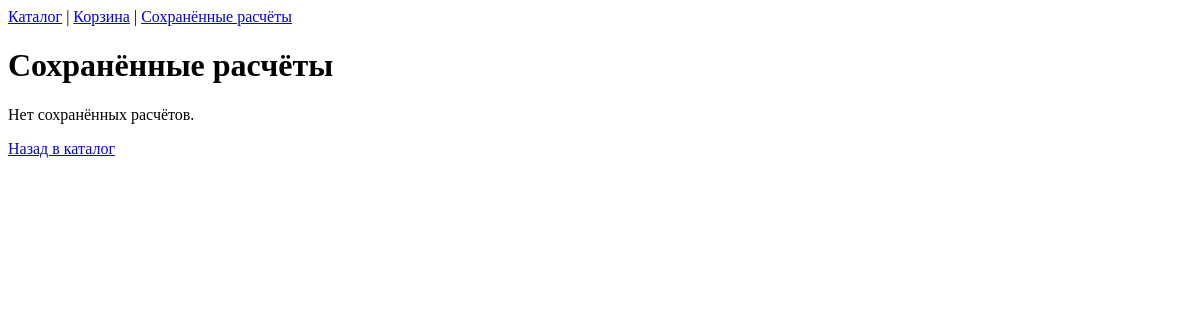
/saved, run on an earlier commit of the app's database.
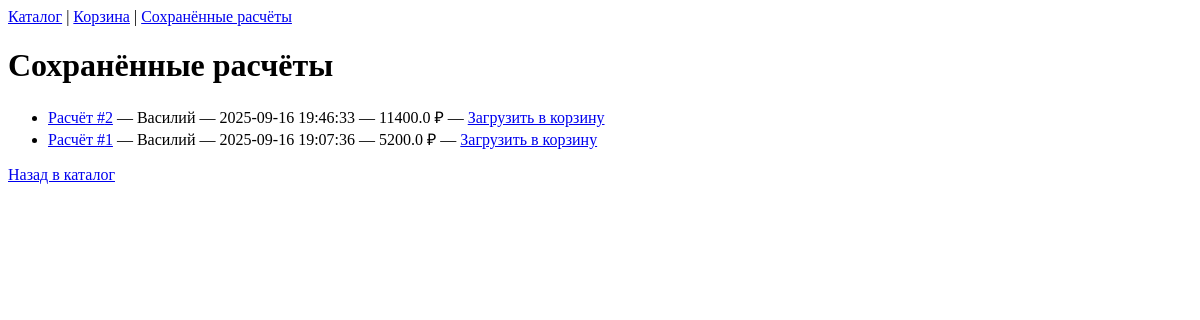
And on a later commit of the database.
### tables this page shows
CREATE TABLE orders (
    id INTEGER PRIMARY KEY AUTOINCREMENT,
    customer_name TEXT,
    created_at TIMESTAMP DEFAULT CURRENT_TIMESTAMP
);

### app.py (the view)
@app.route("/saved")
def saved_calculations():
    db = get_db()
    rows = db.execute(
        """SELECT o.id, o.customer_name, o.created_at, COALESCE(SUM(oi.price),0) AS total
           FROM orders o
           LEFT JOIN order_items oi ON o.id = oi.order_id
           GROUP BY o.id
           ORDER BY o.created_at DESC"""
    ).fetchall()
    return render_template("saved_calculations.html", calculations=rows)

### app.py (called while the page is built)
def get_db():
    if "db" not in g:
        g.db = sqlite3.connect(DATABASE)
        g.db.row_factory = sqlite3.Row
    return g.db

### templates/saved_calculations.html (shortened to what this page needs)
{% extends "base.html" %}
{% block content %}
<h1>Сохранённые расчёты</h1>
{% if calculations %}
<ul>
  {% for c in calculations %}
    <li>
      <a href="{{ url_for('order_detail', order_id=c.id) }}">Расчёт #{{ c.id }}</a>
      — {{ c.customer_name }} — {{ c.created_at }} — {{ c.total }} ₽
      — <a href="{{ url_for('order_load', order_id=c.id) }}">Загрузить в корзину</a>
    </li>
  {% endfor %}
</ul>
{% else %}
<p>Нет сохранённых расчётов.</p>
{% endif %}
<p><a href="{{ url_for('catalog') }}">Назад в каталог</a></p>
{% endblock %}

### templates/base.html (shortened to what this page needs)
<!doctype html>
<html lang="ru">
<head>
</head>
<body>
    <header>
        <nav>
            <a href="/catalog">Каталог</a> |
            <a href="/cart">Корзина</a> |
            <a href="/saved">Сохранённые расчёты</a>
        </nav>
    </header>
    <main>
        {% block content %}{% endblock %}
    </main>
</body>
</html>

What changed in the data, as far as the page shows it:
added orders: id "2", customer_name "Василий", created_at "2025-09-16 19:46:33", total "11400.0"
added orders: id "1", customer_name "Василий", created_at "2025-09-16 19:07:36", total "5200.0"
Also different on the page:
text no longer shown: "Нет сохранённых расчётов."
